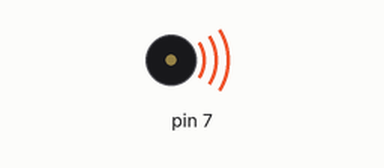
Simulated run of this sketch. Board: Arduino Uno, built with avr-gcc and run on an emulated ATmega328P. Parts: buzzer (waves = sounding). What the sketch prints to the serial monitor is not drawn.

Above: at 0.05 s.
Timing chart, 0 to 3.0 s (numbered marks = the images above):
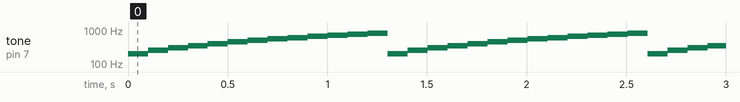

Measured:
- by itself, tone on pin 7: repeats every 1.3 s: 250 Hz 0.10 s, 300 Hz 0.10 s, 350 Hz 0.10 s, 400 Hz 0.10 s, 450 Hz 0.10 s, 500 Hz 0.10 s, 550 Hz 0.10 s, 600 Hz 0.10 s, 650 Hz 0.10 s, 700 Hz 0.10 s, 750 Hz 0.10 s, 800 Hz 0.10 s, 200 Hz 0.10 s

The sketch:

buzzer.ino
```cpp
//Buzzer with tone().
long int i;
void setup() {
Serial.begin (9600);
pinMode(7,OUTPUT);
}

void loop() {
  i = 200;
  for(i = 200;i<=800;i=i+50){
    tone(7,i);  //Syntax : tone(pin_number, frequency)
    delay(100);
    Serial.print("tone value");
    Serial.println(i);
    noTone(7);
    //delay(500);  //Syntax : noTone(pin_number)
  }
}
```
